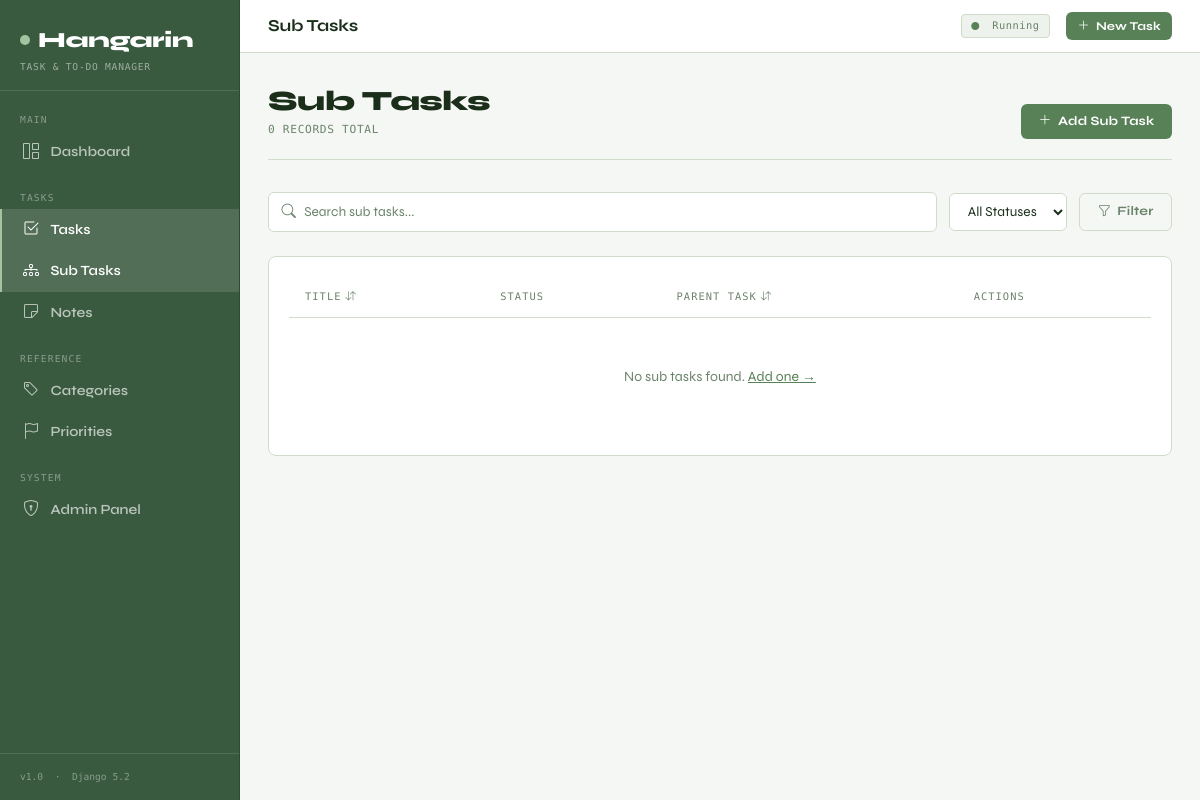
Before: /subtasks/ with the older database file.
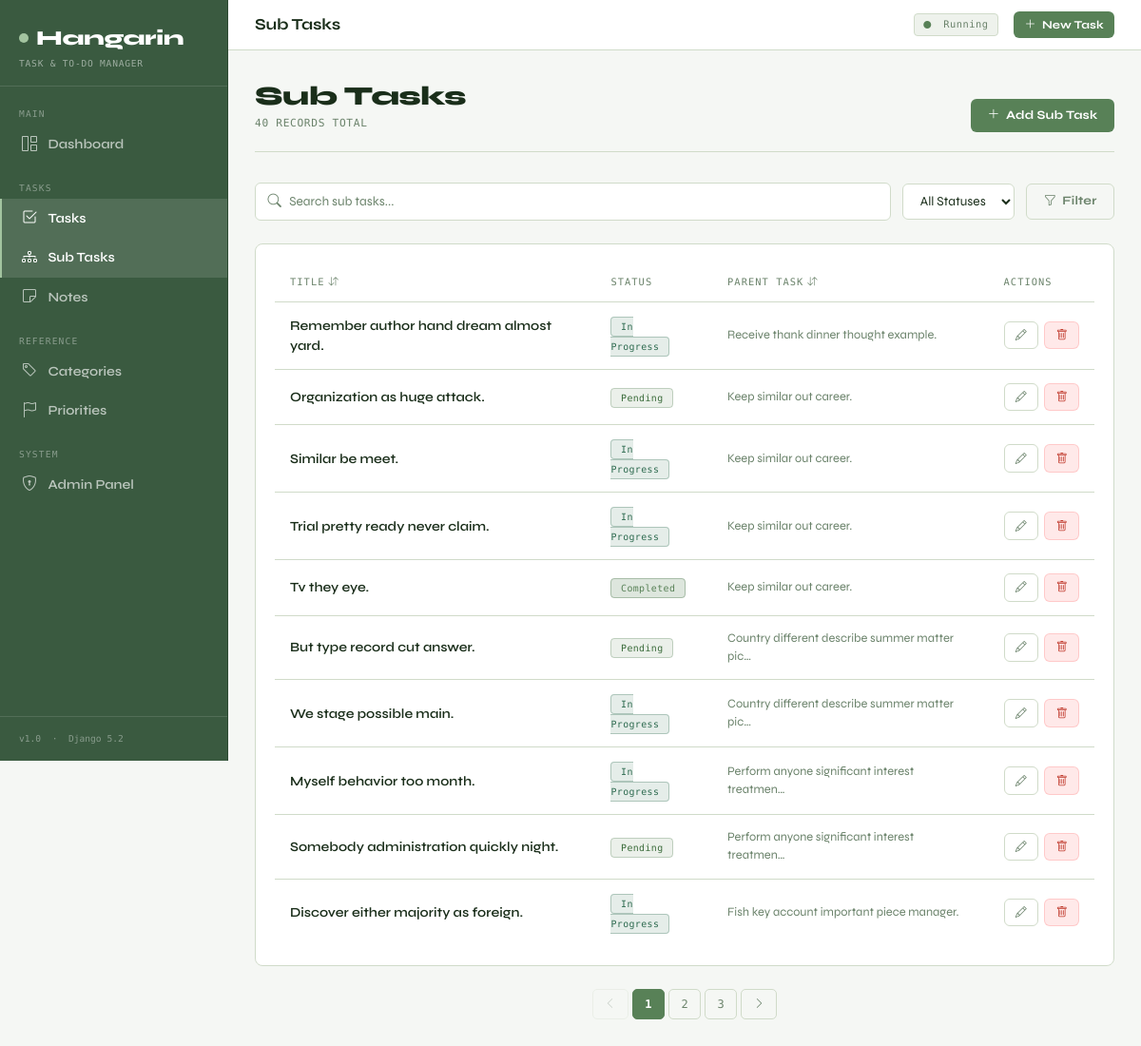
After: the same page with the newer database file.
### taskapp/models.py (models this page shows, shortened)
class BaseModel(models.Model):
    created_at = models.DateTimeField(auto_now_add=True)
    updated_at = models.DateTimeField(auto_now=True)
    class Meta:
        abstract = True

class SubTask(BaseModel):
    STATUS_CHOICES = [
        ("Pending", "Pending"),
        ("In Progress", "In Progress"),
        ("Completed", "Completed"),
    ]
    parent_task = models.ForeignKey(
        Task,
        on_delete=models.CASCADE,
        related_name="subtasks",
    )
    title = models.CharField(max_length=255)
    status = models.CharField(
        max_length=50,
        choices=STATUS_CHOICES,
        default="Pending",
    )
    class Meta:
        verbose_name = "Sub Task"
        verbose_name_plural = "Sub Tasks"
        ordering = ["parent_task", "title"]

class Task(BaseModel):
    STATUS_CHOICES = [
        ("Pending", "Pending"),
        ("In Progress", "In Progress"),
        ("Completed", "Completed"),
    ]
    title = models.CharField(max_length=255)
    description = models.TextField(blank=True, null=True)
    deadline = models.DateTimeField(blank=True, null=True)
    status = models.CharField(
        max_length=50,
        choices=STATUS_CHOICES,
        default="Pending",
    )
    category = models.ForeignKey(
        Category,
        on_delete=models.SET_NULL,
        null=True,
        blank=True,
        related_name="tasks",
    )
    priority = models.ForeignKey(
        Priority,
        on_delete=models.SET_NULL,
        null=True,
        blank=True,
        related_name="tasks",
    )
    class Meta:
        verbose_name = "Task"
        verbose_name_plural = "Tasks"
        ordering = ["-created_at"]

### taskapp/views.py (the view)
# urls.py: path("subtasks/", views.SubTaskListView.as_view(), name="subtask-list"),
class SubTaskListView(ListView):
    model = SubTask
    template_name = "taskapp/subtask_list.html"
    context_object_name = "subtasks"
    paginate_by = 10
    def get_queryset(self):
        qs = SubTask.objects.select_related("parent_task").all()
        q = self.request.GET.get("q", "").strip()
        status = self.request.GET.get("status", "")
        if q:
            qs = qs.filter(Q(title__icontains=q) | Q(parent_task__title__icontains=q))
        if status:
            qs = qs.filter(status=status)
        return qs
    def get_context_data(self, **kwargs):
        ctx = super().get_context_data(**kwargs)
        ctx["q"] = self.request.GET.get("q", "")
        ctx["current_status"] = self.request.GET.get("status", "")
        ctx["status_choices"] = SubTask.STATUS_CHOICES
        return ctx

### templates/taskapp/subtask_list.html (shortened to what this page needs)
{% extends "base.html" %}
{% block topbar_title %}Sub Tasks{% endblock %}
{% block content %}
<div class="page-header fade-up">
  <div>
    <h1>Sub Tasks</h1>
    <div class="sub">{{ page_obj.paginator.count }} record{{ page_obj.paginator.count|pluralize }} total</div>
  </div>
  <a href="{% url 'subtask-add' %}" class="btn-hng btn-hng-primary">
    <i class="bi bi-plus-lg"></i> Add Sub Task
  </a>
</div>
<form method="get" class="search-bar fade-up">
  <div class="search-input-wrap">
    <i class="bi bi-search"></i>
    <input type="text" name="q" value="{{ q }}" placeholder="Search sub tasks..." class="hng-input" />
  </div>
  <select name="status" class="hng-select">
    <option value="">All Statuses</option>
  </select>
  <button type="submit" class="btn-hng btn-hng-ghost"><i class="bi bi-funnel"></i> Filter</button>
</form>
<div class="hng-card fade-up">
  <table class="hng-table">
    <thead>
      <tr>
        <th><a href="?{% for k, v in request.GET.items %}{% if k != 'sort' %}{{ k }}={{ v }}&{% endif %}{% endfor %}sort=title">Title <i class="bi bi-arrow-down-up"></i></a></th>
        <th>Status</th>
        <th><a href="?{% for k, v in request.GET.items %}{% if k != 'sort' %}{{ k }}={{ v }}&{% endif %}{% endfor %}sort=parent_task__title">Parent Task <i class="bi bi-arrow-down-up"></i></a></th>
        <th>Actions</th>
      </tr>
    </thead>
    <tbody>
      {% for subtask in subtasks %}
      <tr>
        <td style="font-weight:600;">{{ subtask.title|truncatechars:60 }}</td>
        <td>
          <span class="badge-status
            {% if subtask.status == 'Completed' %}badge-completed
            {% elif subtask.status == 'In Progress' %}badge-inprogress
            {% else %}badge-pending{% endif %}">
            {{ subtask.status }}
          </span>
        </td>
        <td style="font-size:.8rem;color:var(--muted);">{{ subtask.parent_task.title|truncatechars:45 }}</td>
        <td>
          <div style="display:flex;gap:.4rem;">
            <a href="{% url 'subtask-edit' subtask.pk %}" class="btn-hng btn-hng-ghost btn-hng-sm"><i class="bi bi-pencil"></i></a>
            <a href="{% url 'subtask-delete' subtask.pk %}" class="btn-hng btn-hng-danger btn-hng-sm"><i class="bi bi-trash"></i></a>
          </div>
        </td>
      </tr>
      {% empty %}
      <tr>
        <td colspan="4" style="text-align:center;padding:3rem;color:var(--muted);">
          No sub tasks found. <a href="{% url 'subtask-add' %}" style="color:var(--accent);">Add one →</a>
        </td>
      </tr>
      {% endfor %}
    </tbody>
  </table>
</div>
{% include "includes/pagination.html" %}
{% endblock %}

### templates/base.html (shortened to what this page needs)
{% load static %}
<!DOCTYPE html>
<html lang="en">
<head>
  <link href="https://cdn.jsdelivr.net/npm/bootstrap@5.3.3/dist/css/bootstrap.min.css" rel="stylesheet" />
  <link href="https://cdn.jsdelivr.net/npm/bootstrap-icons@1.11.3/font/bootstrap-icons.min.css" rel="stylesheet" />
</head>
<body>
  <nav class="sidebar" id="sidebar">
    <div class="sidebar-brand">
      <a href="{% url 'home' %}" class="logo-text">
        <span class="logo-dot"></span>
        Hangarin
      </a>
      <small>Task & To-Do Manager</small>
    </div>
    <div class="sidebar-nav">
      <div class="nav-section">Main</div>
      <a href="{% url 'home' %}" class="sidebar-link {% if request.resolver_match.url_name == 'home' %}active{% endif %}">
        <i class="bi bi-grid-1x2"></i> Dashboard
      </a>
      <div class="nav-section" style="margin-top:.75rem;">Tasks</div>
      <a href="{% url 'task-list' %}" class="sidebar-link {% if 'task' in request.resolver_match.url_name %}active{% endif %}">
        <i class="bi bi-check2-square"></i> Tasks
      </a>
      <a href="{% url 'subtask-list' %}" class="sidebar-link {% if 'subtask' in request.resolver_match.url_name %}active{% endif %}">
        <i class="bi bi-diagram-3"></i> Sub Tasks
      </a>
      <a href="{% url 'note-list' %}" class="sidebar-link {% if 'note' in request.resolver_match.url_name %}active{% endif %}">
        <i class="bi bi-sticky"></i> Notes
      </a>
      <div class="nav-section" style="margin-top:.75rem;">Reference</div>
      <a href="{% url 'category-list' %}" class="sidebar-link {% if 'category' in request.resolver_match.url_name %}active{% endif %}">
        <i class="bi bi-tag"></i> Categories
      </a>
      <a href="{% url 'priority-list' %}" class="sidebar-link {% if 'priority' in request.resolver_match.url_name %}active{% endif %}">
        <i class="bi bi-flag"></i> Priorities
      </a>
      <div class="nav-section" style="margin-top:.75rem;">System</div>
      <a href="/admin/" class="sidebar-link" target="_blank">
        <i class="bi bi-shield-lock"></i> Admin Panel
      </a>
    </div>
    <div class="sidebar-footer">
      v1.0 &nbsp;·&nbsp; Django 5.2
    </div>
  </nav>
  <div class="main-wrapper">
    <header class="topbar">
      <div class="topbar-title">{% block topbar_title %}Hangarin{% endblock %}</div>
      <div class="topbar-right">
        <span class="topbar-badge">
          <i class="bi bi-circle-fill" style="color:var(--accent);font-size:.5rem;margin-right:.35rem;"></i>
          Running
        </span>
        <a href="{% url 'task-add' %}" class="btn-hng btn-hng-primary btn-hng-sm">
          <i class="bi bi-plus-lg"></i> New Task
        </a>
      </div>
    </header>
    <main class="main-content">
      {% block content %}{% endblock %}
    </main>
  </div>
</body>
</html>

### templates/includes/pagination.html
{% if page_obj.has_other_pages %}
<nav class="hng-pagination">
  {% if page_obj.has_previous %}
    <a href="?{% for k, v in request.GET.items %}{% if k != 'page' %}{{ k }}={{ v }}&{% endif %}{% endfor %}page={{ page_obj.previous_page_number }}">
      <i class="bi bi-chevron-left"></i>
    </a>
  {% else %}
    <span class="disabled"><i class="bi bi-chevron-left"></i></span>
  {% endif %}
  {% for num in page_obj.paginator.page_range %}
    {% if page_obj.number == num %}
      <span class="current">{{ num }}</span>
    {% elif num > page_obj.number|add:'-3' and num < page_obj.number|add:'3' %}
      <a href="?{% for k, v in request.GET.items %}{% if k != 'page' %}{{ k }}={{ v }}&{% endif %}{% endfor %}page={{ num }}">{{ num }}</a>
    {% endif %}
  {% endfor %}
  {% if page_obj.has_next %}
    <a href="?{% for k, v in request.GET.items %}{% if k != 'page' %}{{ k }}={{ v }}&{% endif %}{% endfor %}page={{ page_obj.next_page_number }}">
      <i class="bi bi-chevron-right"></i>
    </a>
  {% else %}
    <span class="disabled"><i class="bi bi-chevron-right"></i></span>
  {% endif %}
</nav>
{% endif %}

Changed rows visible on the page:
added SubTask: title "Remember author hand dream almost yard.", status "In Progress", parent_task "Receive thank dinner thought example."
added SubTask: title "Organization as huge attack.", status "Pending", parent_task "Keep similar out career."
added SubTask: title "Similar be meet.", status "In Progress", parent_task "Keep similar out career."
added SubTask: title "Trial pretty ready never claim.", status "In Progress", parent_task "Keep similar out career."
added SubTask: title "Tv they eye.", status "Completed", parent_task "Keep similar out career."
added SubTask: title "But type record cut answer.", status "Pending", parent_task "Country different describe summer matter pic…"
added SubTask: title "We stage possible main.", status "In Progress", parent_task "Country different describe summer matter pic…"
added SubTask: title "Myself behavior too month.", status "In Progress", parent_task "Perform anyone significant interest treatmen…"
added SubTask: title "Somebody administration quickly night.", status "Pending", parent_task "Perform anyone significant interest treatmen…"
added SubTask: title "Discover either majority as foreign.", status "In Progress", parent_task "Fish key account important piece manager."
Other visible differences:
{{ page_obj.paginator.count }}: "0" → "40"
new list line: "1"
new list line: "2"
new list line: "3"
text no longer shown: "No sub tasks found. Add one →"
